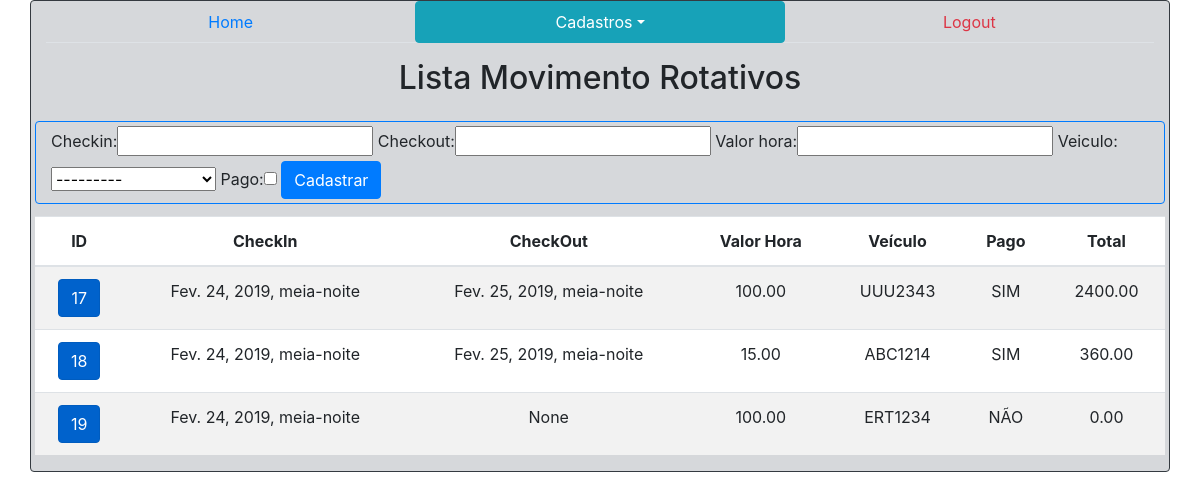
The app's page /sistema/rotativos/ (signed in) with its own data.
### core/models.py (models this page shows, shortened)
class MovRotativo(models.Model):
	checkin = models.DateTimeField(auto_now=False)
	checkout = models.DateTimeField(auto_now=False, null=True, blank=True)
	valor_hora = models.DecimalField(max_digits=5, decimal_places=2)
	veiculo = models.ForeignKey(Veiculo, on_delete=models.CASCADE)
	pago = models.BooleanField(default=False)
	def horas_total(self):
		try:
			return math.ceil((self.checkout - self.checkin).total_seconds()
				/ 3600)
		except TypeError as e:
			return 0
	def total(self):
		return self.valor_hora * self.horas_total()

class Veiculo(models.Model):
	marca = models.ForeignKey(Marca, on_delete=models.CASCADE)
	placa = models.CharField(max_length=7)
	cor = models.CharField(max_length=15)
	observacoes = models.TextField()
	proprietario = models.ForeignKey(Pessoa, on_delete=models.CASCADE)
	def __str__(self):
		return self.placa + " - " + self.marca.nome

### core/views.py (the view)
# urls.py: path('rotativos/', lista_mov_rotativos, name='core_lista_mov_rotativos'),
@login_required
def lista_mov_rotativos(request):
	mov_rotativos = MovRotativo.objects.all()
	form = MovRotativoForm()
	data = {'mov_rotativos': mov_rotativos, 'form': form}
	return render(request, 'core/lista_mov_rotativos.html', data)

### core/forms.py
class MovRotativoForm(ModelForm):
	class Meta:
		model = MovRotativo
		fields = '__all__'

### core/templates/core/lista_mov_rotativos.html (shortened to what this page needs)
{% extends 'base.html' %}
{% load bootstrap %}
{% block menu %}
<div class="row mb-3">
	<div class="col-sm-12">
		<ul class="nav nav-tabs nav-justified">
			<li class="nav-item">
    			<a class="nav-link btn btn-outline-primary"
    			href="{% url 'core_home' %}">Home</a>
  			</li>
  			<li class="nav-item dropdown">
    			<a class="nav-link dropdown-toggle btn btn-outline-info active" data-toggle="dropdown" href="#" role="button" aria-haspopup="true" aria-expanded="false">Cadastros</a>
  			</li>
  			<li class="nav-item">
    			<a class="nav-link btn btn-outline-danger" href="/accounts/logout">Logout</a>
  			</li>
		</ul>
	</div>
</div>
{% endblock %}
{% block main %}
<div class="row mb-3">
	<div class="col-sm-12 text-center">
		<h2>Lista Movimento Rotativos</h2>
	</div>
</div>
<div class="row pl-1 pr-1 pb-1 mb-2">
	<div class="col-sm-12 border border-primary rounded pt-1 pb-1"
	style="max-height: 440px">
		<form class="" action="{% url 'core_cadastra_mov_rotativos' %}"
		method="POST">
		{{ form|bootstrap }}
			<button class="btn btn-primary"
			type="submit">Cadastrar</button>
		</form>
	</div>
</div>
<div class="row">
	<div class="col-sm-12 pl-1 pr-1 text-center table-responsive">
		<table class="table table-striped">
  			<thead>
    			<tr>
      				<th scope="col">ID</th>
				    <th scope="col">CheckIn</th>
				    <th scope="col">CheckOut</th>
				    <th scope="col">Valor Hora</th>
				    <th scope="col">Veículo</th>
				    <th scope="col">Pago</th>
				    <th scope="col">Total</th>
    			</tr>
  			</thead>
  			<tbody>
					{% for rotativo in mov_rotativos %}
				<tr>
      				<th scope="row">
      					<a href="{% url 'core_update_rotativos' rotativo.id %}" class="btn btn-primary active"
						role="button" aria-pressed="true">
   						{{rotativo.id}}
  						</a>
      				</th>
      				<td>{{rotativo.checkin}}</td>
      				<td>{{rotativo.checkout}}</td>
      				<td>{{rotativo.valor_hora}}</td>
      				<td>{{rotativo.veiculo.placa}}</td>
      				{% if rotativo.pago == True %}
      				<td>SIM</td>
      				{% else %}
      				<td>NÃO</td>
      				{% endif %}
      				<td>{{rotativo.total}}</td>
    			</tr>
 					{% endfor %}
  			</tbody>
		</table>
   	</div>
</div>
{% endblock %}

### records on screen
MovRotativo: id "17", checkin "Fev. 24, 2019, meia-noite", checkout "Fev. 25, 2019, meia-noite", valor_hora "100.00", veiculo.placa "UUU2343", pago "SIM", total "2400.00"
MovRotativo: id "18", checkin "Fev. 24, 2019, meia-noite", checkout "Fev. 25, 2019, meia-noite", valor_hora "15.00", veiculo.placa "ABC1214", pago "SIM", total "360.00"
MovRotativo: id "19", checkin "Fev. 24, 2019, meia-noite", checkout "None", valor_hora "100.00", veiculo.placa "ERT1234", pago "NÃO", total "0.00"
